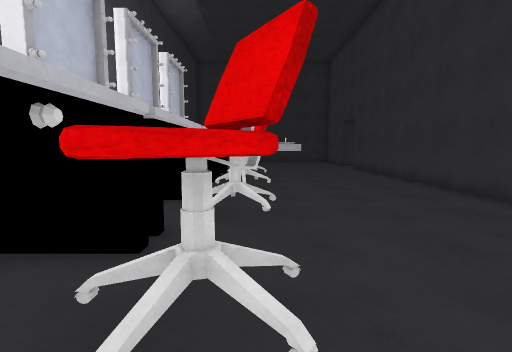
view 1 (above)

16 first-person views from a walk through a 3-D level made in the Unity game engine. The camera is 1.5 m above the floor, tilts 6° down and sees 85° across. The floor is counted in squares, 1 m on a side. Each view is taken from the middle of a square. On the plan, view 1 faces up. The plan holds only what a view shows up to about 14 squares ahead; the rest is blank. The place goes on beyond the plan. Door leaves are left out, so doorways stand open.

view 2
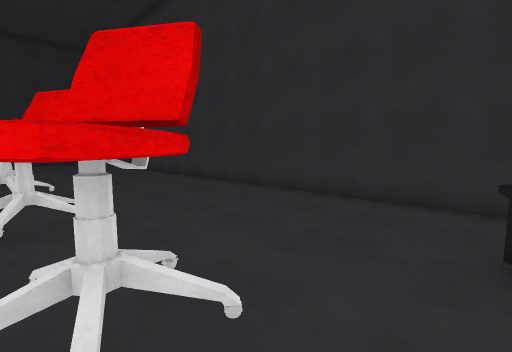

view 3
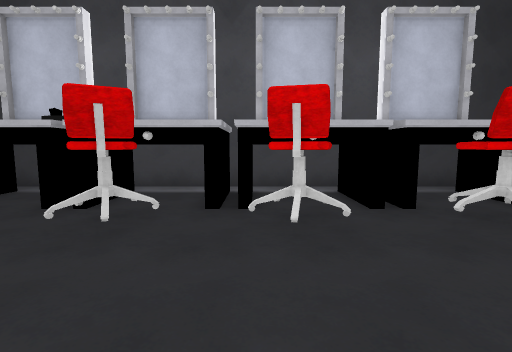

view 4
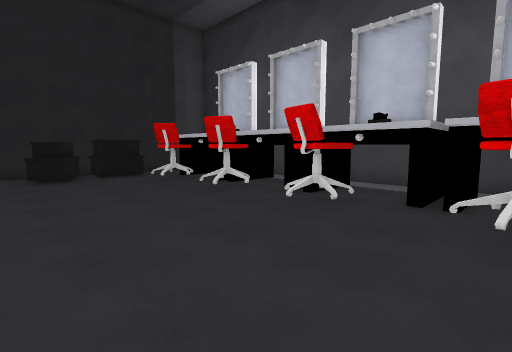

view 5
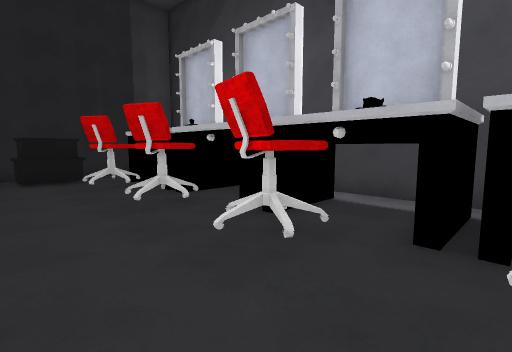

view 6
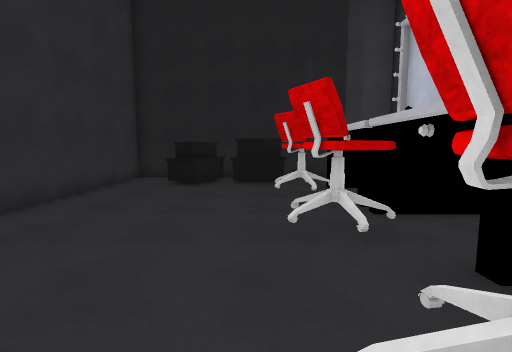

view 7
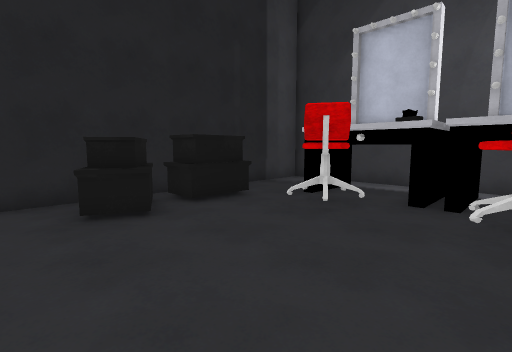

view 8
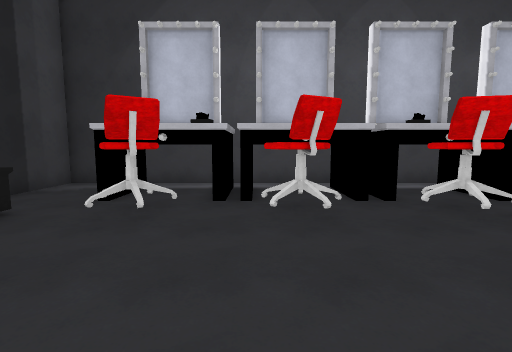

view 9
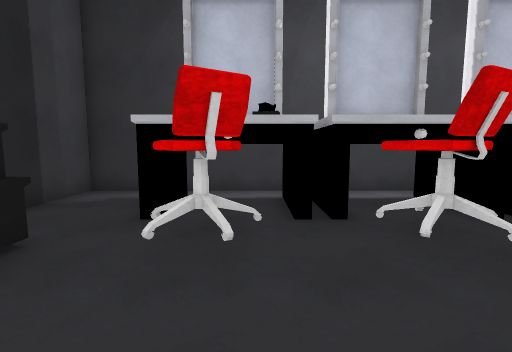

view 10
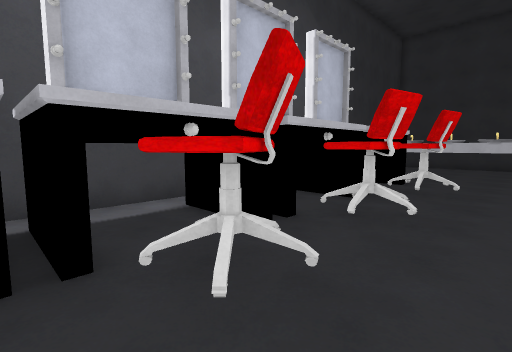

view 11
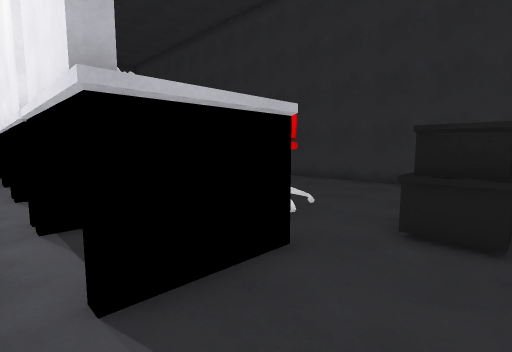

view 12
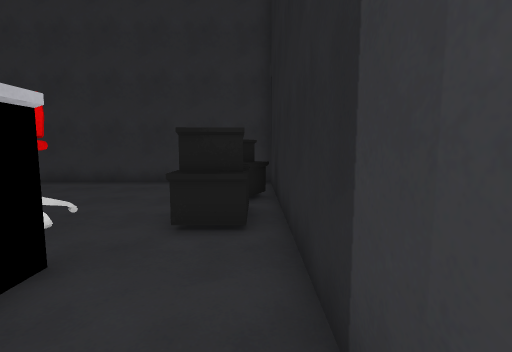

view 13
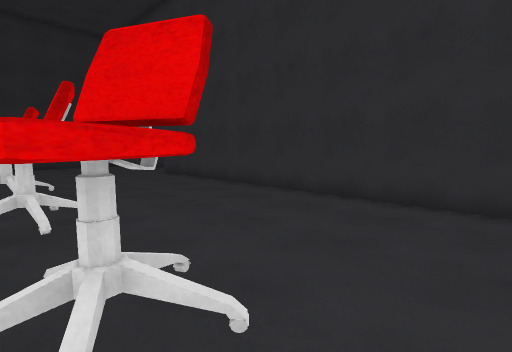

view 14
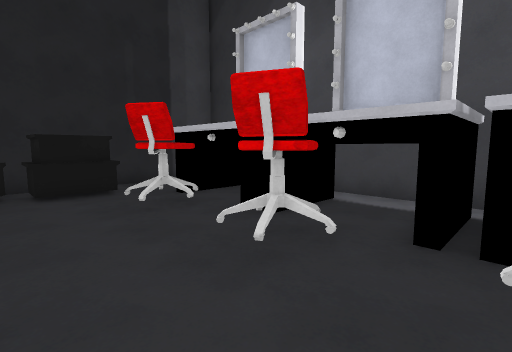

view 15
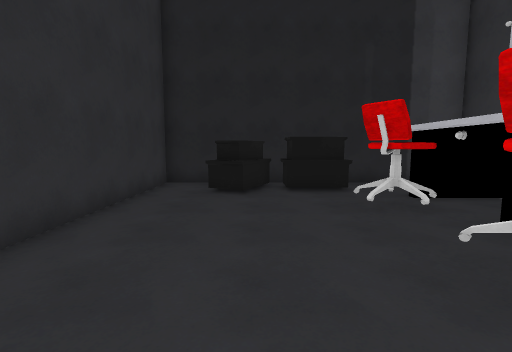

view 16
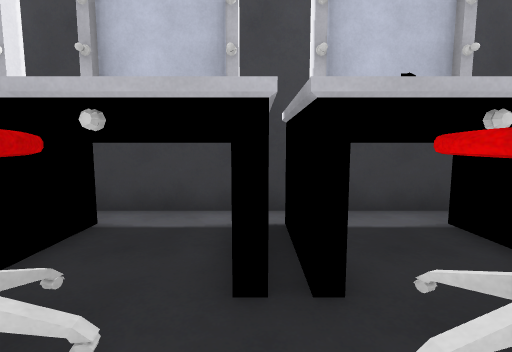

### Floor plan
Points are (right, up) in squares from view 1. A wall is a line through its corners. A room is listed if a view was taken in it or the views show most of it. See-through windows are left out.
Room 1 (views 1, 2, 3, 4, 5, 6, 7, 8, 9, 10, 13, 14, 15, 16)
walls: (0.6, 6.5) (-0.5, 6); (0.6, 9.6) (-0.4, 9.8); (-0.3, 6.7) (0.1, 5.7) (-0.5, 5.3); (-0.4, 9.3) (-0.8, 9.3); (-0.7, 9.3) (-1.3, 9.5); (-0.4, 6.1) (0.4, 6.5); (0.1, 5.6) (-0.5, 6.7); (-0.5, 6.1) (-0.6, 6.7); (-0.5, 9.9) (0.6, 9.7); (0, 5.5) (-0.5, 6); (-1, 6.5) (-0.5, 6.7); (-0.3, 5.4) (-0.9, 5.2); (-0.6, 10.5) (0, 10.3) (-0.2, 9.2); (-1.5, 6.1) (-0.8, 6.6); (-1.2, 10.6) (-0.5, 10.5); (-0.5, 2.9) (0.2, 1.9); (0.3, 2.5) (-0.5, 2); (0.4, 13.7) (-0.5, 13.8); (-0.8, 13.3) (-1.4, 13.5); (-1, 2.5) (-0.6, 2.7); (-0.5, 2.2) (0.1, 2.6); (0.1, 1.8) (-0.4, 1.4); (0, 14.4) (-0.2, 13.3) (-0.9, 13.4); (0.2, 1.5) (-0.5, 2.1); (-1.5, 2.1) (-0.6, 2.8); (-0.3, 1.5) (-0.8, 1.2); (3.3, 0) (4.4, -0.7); (-0.2, -0.5) (2, -0.5); (-5.5, 13.6) (-5.5, 9.6); (2.7, -1.5) (3.6, -0.1); (6.8, -0.6) (6.8, 14.5)
low walls: (-0.5, 9.2) (-0.5, 9.9); (-0.5, 6.7) (-0.4, 6.1) (0.1, 5.6); (-0.5, 9.8) (-1.4, 9.4); (-0.4, 6) (-0.9, 5.1); (-0.4, 6) (-1.5, 6.1); (0, 10.6) (-0.4, 9.8); (-1.5, 6.3) (-0.5, 6.1); (-1, 10.5) (-0.4, 9.9) (-0.4, 9.3); (-0.6, 2.8) (-0.4, 2.2) (0.1, 1.7); (-0.4, 2.2) (-0.8, 1.1); (-0.4, 13.8) (-0.3, 13.3); (-0.5, 13.8) (-1.3, 13.4); (-1.5, 2.2) (-0.5, 2.2); (3.4, 0.2) (4.7, -0.4); (2.5, -1.7) (3.3, 0)
ways out: opening at (-1.5, 3) to room 2; opening at (6, -1) to room 3; opening at (-5, 10.5) to room 4
objects: other object (-4, 5) to (-2, 8); other object (-4, 9) to (-2, 12); other object (-4, 13); other object (-2, 13) to (-2, 14)
Room 2 (views 11, 12)
walls: (0.1, 1.7) (-0.6, 2.8); (-0.2, -1.8) (-0.2, -0.5); (-5.5, 7.6) (-5.5, -2.6) (2.9, -2.6)
low walls: (-0.5, 2.2) (-0.7, 2.7)
ways out: opening at (-1.5, 3) to room 1; opening at (-5, 6.5) to room 4
objects: other object (-4, 1) to (-2, 4)
Room 3 (no view inside)
walls: (3.5, -2.6) (6.8, -2.6) (6.8, -0.6)
ways out: opening at (6, -1) to room 1
Room 4 (no view inside)
walls: (-5.5, 9.6) (-5.5, 7.6)
ways out: opening at (-5, 10.5) to room 1; opening at (-5, 6.5) to room 2

Positions as (right, up) in squares from view 1, and headings:
1: (0, 0), facing up
2: (-1, 0), facing up-right
3: (5, 9), facing left
4: (6, 14), facing down-left
5: (3, 13), facing down-left
6: (1, 11), facing down
7: (6, 6), facing down-left
8: (6, 5), facing left
9: (4, 3), facing left
10: (2, 4), facing up-left
11: (-5, -2), facing up-right
12: (-5, -2), facing right
13: (-1, 4), facing up-right
14: (3, 9), facing down-left
15: (3, 9), facing down
16: (1, 8), facing left
